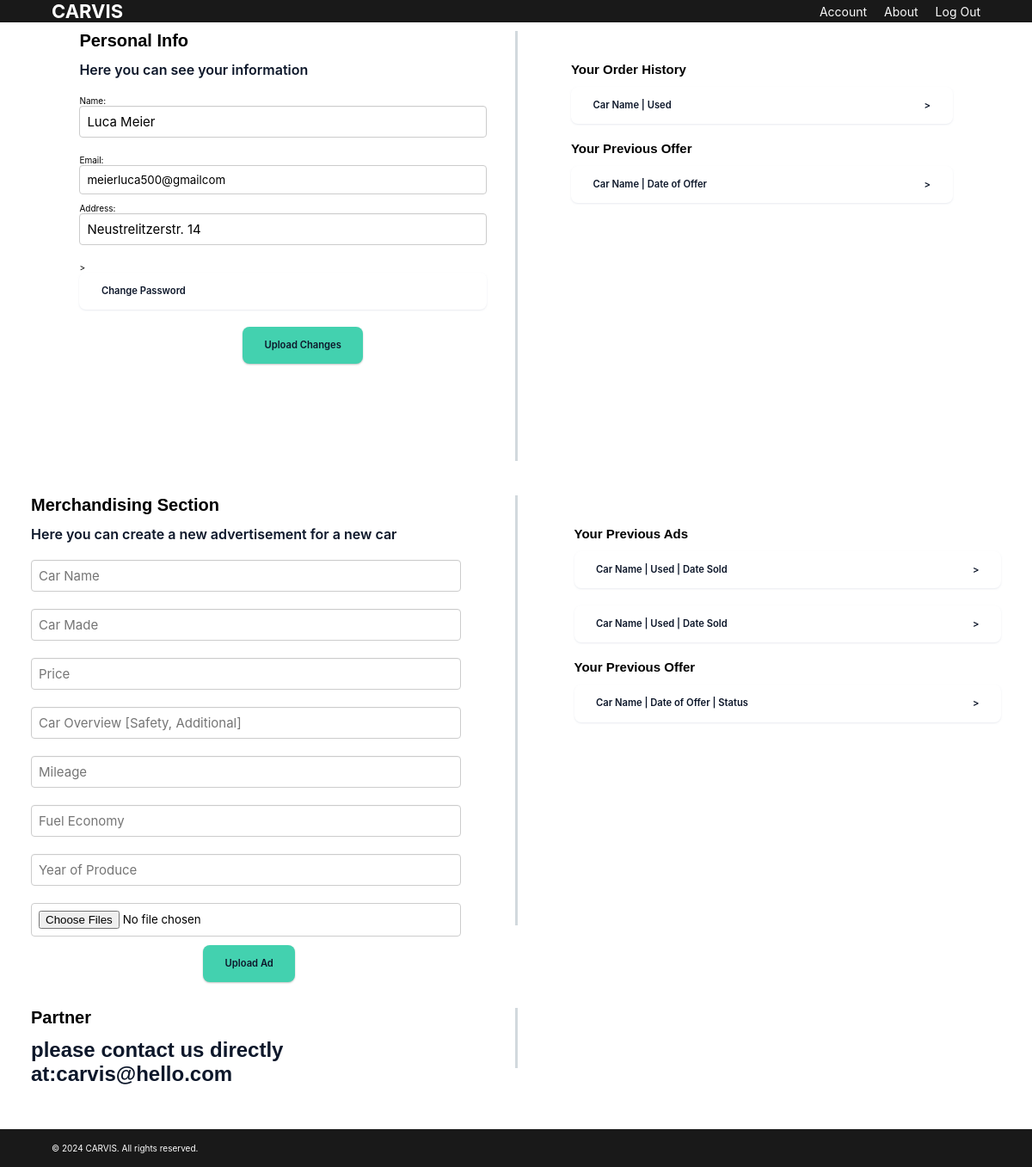
Page /account (signed in) on the earlier database version.
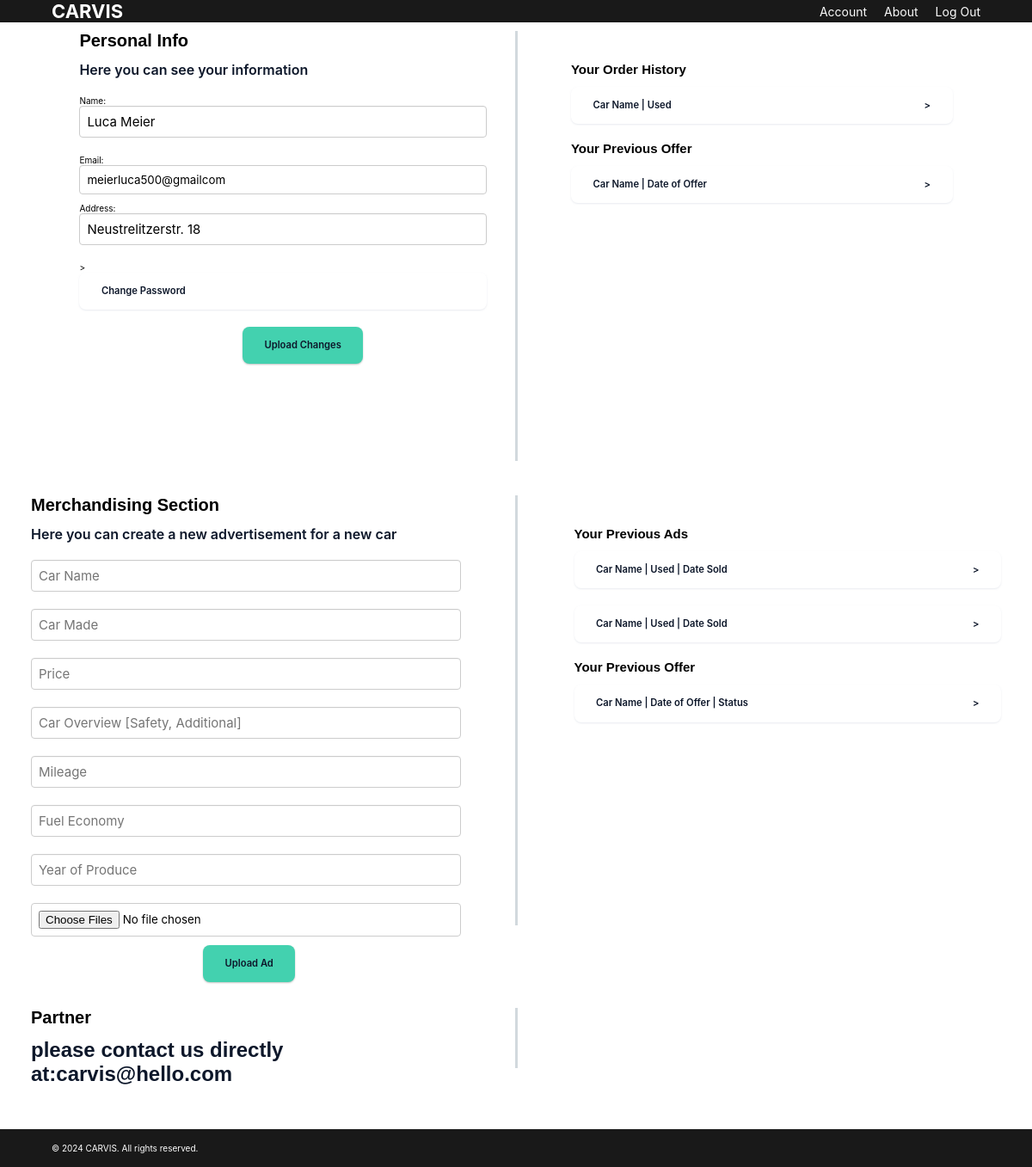
Same page on the later database version.
### app.py (models this page shows)
class PersonalInformation(db.Model):
    user_id = db.Column(db.Integer, db.ForeignKey('user.user_id', ondelete='CASCADE'), primary_key=True)
    full_name = db.Column(db.String(100))
    email = db.Column(db.String(100))
    phone_number = db.Column(db.String(20))
    address = db.Column(db.Text)

### app.py (the view)
@app.route('/account', methods=['GET'])
def account():
    username = session.get('username')
    if not username:
        flash('Please log in to view your account.', 'warning')
        return redirect(url_for('login'))
    user = User.query.filter_by(username=username).first()
    if not user:
        flash('User not found.', 'error')
        return redirect(url_for('login'))
    personal_info = PersonalInformation.query.filter_by(user_id=user.user_id).first()
    if not personal_info:
        abort(404)
    return render_template('account.html', user=user, personal_info=personal_info)

### templates/account.html (shortened to what this page needs)
<link rel="stylesheet" href="{{ url_for('static', filename='css/style_sb.css') }}">
<body>
    {% extends "navbar.html" %}
    {% block content %}
    <main>
        <div class="section2">
            <div id="column">
                <div class="container">
                    <h1>Personal Info</h1><br>
                    <legend>Here you can see your information</legend>
                    <div class="form-style">
                        <form method="POST" action="{{ url_for('update_personal_info') }}">
                            <fieldset>
                                <label for="full_name">Name:</label>
                                <input type="text" id="full_name" name="full_name" value="{{ personal_info.full_name }}" placeholder="Name and Surname" required>
                                <label for="email">Email:</label>
                                <input type="email" id="email" name="email" value="{{ personal_info.email }}" placeholder="Email" required>
                                <label for="address">Address:</label>
                                <input type="text" id="address" name="address" value="{{ personal_info.address }}" placeholder="Address" required>
                            </fieldset>>
                            <a href="{{ url_for('changepassword') }}" class="button1">Change Password</a>
                            <button type="submit" class="button2">Upload Changes</button>
                        </form>
                    </div>
                </div>
                <div class="vl"></div>
                <div class="container">
                    <div class="container-sub">
                        <br><br><br><h2>Your Order History</h2><br>
                        <button class="button1" role="button">Car Name | Used <span class="arror-btn">></span></button>
                        <h2>Your Previous Offer</h2><br />
                        <button class="button1" role="button">Car Name | Date of Offer <span
                                class="arror-btn">></span></button>
                    </div>
                </div>
            </div>
        </div>
        </div>
        <div class="section2">
            <div id="column">
                <div class="container">
                    <h1>Merchandising Section</h1><br>
                    <legend>Here you can create a new advertisement for a new car</legend>
                    <div class="form-style">
                         <form method="POST" action="{{ url_for('add_car_advertisement') }} " enctype="multipart/form-data">
                            <fieldset>
                                <input type="text" name="car_name" placeholder="Car Name" required>
                                <input type="text" name="car_made" placeholder="Car Made" required>
                                <input type="text" name="price" placeholder="Price" required>
                                <input type="text" name="car_overview" placeholder="Car Overview [Safety, Additional]" required>
                                <input type="text" name="mileage" placeholder="Mileage" required>
                                <input type="text" name="fuel_economy" placeholder="Fuel Economy" required>
                                <input type="text" name="year_of_produce" placeholder="Year of Produce" required>
                                <input type="file" name="car_images" accept="image/*" multiple required>
                            </fieldset>
                            <button type="submit" class="button2">Upload Ad</button>
                        </form>
                    </div>
                </div>
                <div class="vl"></div>
                <div class="container">
                    <div class="container-sub">
                        <br><br><br><h2>Your Previous Ads</h2><br>
                        <button class="button1" role="button">Car Name | Used | Date Sold <span
                                class="arror-btn">></span></button>
                        <button class="button1" role="button">Car Name | Used | Date Sold <span
                                class="arror-btn">></span></button>
                        <h2>Your Previous Offer</h2><br />
                        <button class="button1" role="button">Car Name | Date of Offer | Status <span
                                class="arror-btn">></span></button>
                    </div>
                </div>
            </div>
        </div>
        <div class="section2">
            <div id="column">
                <div class="container">
                    <h1>Partner</h1><br>
                    <legend><h2>please contact us directly at:carvis@hello.com</h2></legend>
                </div>
                <div class="vl2"></div>
                <div class="container">
                </div>
            </div>
        </div>
</body>
{% endblock %}

### templates/navbar.html (shortened to what this page needs)
<!DOCTYPE html>
<html lang="en">
<head>
    <link rel="stylesheet" href="{{ url_for('static', filename='css/navbar.css') }}" />
</head>
<body>
    <header class="site-header">
        <div class="wrapper header-content">
            <a href="/homepage" class="brand-logo">CARVIS</a>
            <nav class="site-nav">
                <ul>
                    <li><a href="/account">Account</a></li>
                    <li><a href="/aboutus">About</a></li>
                    <li><a href="/logout">Log Out</a></li>
                </ul>
            </nav>
        </div>
    </header>
    <div class="wrapper">
        {% block content %}{% endblock %}
    <footer>
        <div class="wrapper-x">
            <p>© 2024 CARVIS. All rights reserved.</p>
        </div>
    </footer>
</body>
</html>

### static/css/style_sb.css (style rules this page uses)
* { font-family: "Basier circle", -apple-system, system-ui; margin: 0; padding: 0; box-sizing: border-box; }
body { width: 100%; min-height: auto; font-size: 10px; padding: 0px auto; overflow-y: auto; }
input[type="email"], input[type="text"], input[type="password"] { background-color: #fff; border: 1px solid #ccc; border-radius: 4px; padding: 8px; margin-bottom: 10px; width: 100%; }
.section2 { margin-bottom: 30px; }
#column { display: flex; justify-content: space-around; max-width: 1200px; margin: 10px auto; }
.container { flex: 1; margin: 0 3%; }
legend { margin-bottom: 10px; font-size: 1rem; font-weight: 600; margin-bottom: 20px; color: #0d172a; }
.container-sub { margin-left: 30px; }
.button1 { background-color: #fff; border: 0 solid #e2e8f0; border-radius: .5rem; box-sizing: border-box; color: #0d172a; cursor: pointer; font-family: "Basier circle", -apple-system, system-ui, "Segoe UI", Roboto, "Helvetica Neue", Arial, "Noto Sans", sans-serif, "Apple Color Emoji", "Segoe UI Emoji", "Segoe UI Symbol", "Noto Color Emoji"; font-size: .7rem; font-weight: 600; width: 100%; line-height: 1; padding: 1rem 1.6rem; text-align: center; text-decoration: none #0d172a solid; text-decoration-thickness: auto; transition: all .1s cubic-bezier(.4, 0, .2, 1); box-shadow: 0px 1px 2px rgba(166, 175, 195, 0.25); user-select: none; -webkit-user-select: none; touch-action: manipulation; margin-bottom: 20px; position: relative; display: inline-flex; justify-content: space-between; align-items: center; }
.button2 { background-color: #43D1AF; border: 0 solid #e2e8f0; border-radius: .5rem; box-sizing: border-box; color: #0d172a; cursor: pointer; display: inline-block; font-family: "Basier circle", -apple-system, system-ui, "Segoe UI", Roboto, "Helvetica Neue", Arial, "Noto Sans", sans-serif, "Apple Color Emoji", "Segoe UI Emoji", "Segoe UI Symbol", "Noto Color Emoji"; font-size: .7rem; font-weight: 600; line-height: 1; padding: 1rem 1.6rem; text-align: center; text-decoration: none #0d172a solid; text-decoration-thickness: auto; transition: all .1s cubic-bezier(.4, 0, .2, 1); box-shadow: 0px 1px 2px rgba(19, 19, 18, 0.25); user-select: none; -webkit-user-select: none; touch-action: manipulation; margin-left: 40%; }
.form-style { max-width: 500px; border-radius: 8px; }
.form-style fieldset { border: none; }
.form-style input[type="text"] { font-family: "Basier circle", -apple-system, system-ui, "Segoe UI", Roboto, "Helvetica Neue", Arial, "Noto Sans", sans-serif, "Apple Color Emoji", "Segoe UI Emoji", "Segoe UI Symbol", "Noto Color Emoji"; background: rgba(255, 255, 255, .1); font-size: 15px; margin: 0; outline: 0; width: 100%; box-sizing: border-box; box-shadow: 0 1px 0 rgba(0, 0, 0, 0.03) inset; margin-bottom: 20px; }
.vl { border-left: 3px solid #d2d9dd; height: 500px; }
.vl2 { border-left: 3px solid #d2d9dd; height: 70px; }
.arror-btn { margin-left: auto; }
.form-style input[type="file"] { font-family: "Basier circle", -apple-system, system-ui, "Segoe UI", Roboto, "Helvetica Neue", Arial, "Noto Sans", sans-serif, "Apple Color Emoji", "Segoe UI Emoji", "Segoe UI Symbol", "Noto Color Emoji"; background-color: #fff; border: 1px solid #ccc; border-radius: 4px; padding: 8px; margin-bottom: 10px; width: 100%; outline: none; }

### static/css/navbar.css (style rules this page uses)
body, h1, h2, ul { margin: 0; padding: 0; font-family: 'Arial', sans-serif; }
html { min-height: 100%; }
body { min-height: 100vh; margin: 0; }
.site-header { background: #191919; color: #fff; padding: 0; }
.header-content { display: flex; justify-content: space-between; align-items: center; padding: 1rem 0; }
.brand-logo { font-size: 22px; font-weight: bold; text-decoration: none; color: #fff; }
.site-nav ul { list-style: none; display: flex; }
.site-nav ul li { margin-left: 20px; }
.site-nav ul li a { color: #fafafa; text-decoration: none; font-size: 14px; }
.wrapper, .wrapper-x { width: 90%; max-width: 1200px; margin: auto; overflow: hidden; padding: 0; }
footer { background: #191919; color: #fff; padding: 1rem 0; width: 100%; z-index: 1; }

Differences in the rows shown:
changed PersonalInformation "Luca Meier": address "Neustrelitzerstr. 14" → "Neustrelitzerstr. 18"
